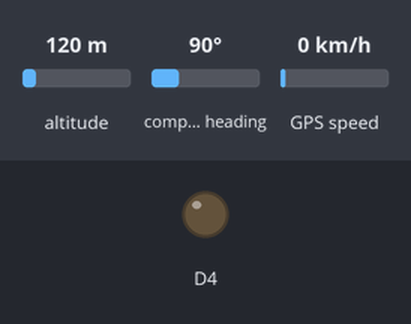
Simulated run of this sketch. Board: ESP8266 (NodeMCU). On the bench: output pins drawn as LEDs (lit = HIGH). Dashed ring = blinking. The inputs (shaded band) are chosen by the test bench; at power-on: altitude 120 m, compass heading 90°, GPS speed 0 km/h. WiFi joins after 1.5 s; servers stay silent unless stated; the GPS gets a fix after 3 s at 37.7749, -122.4194 with 8 satellites; what the sketch prints to the serial monitor is not drawn.

Above: at 3.2 s.
At 5.2 s:
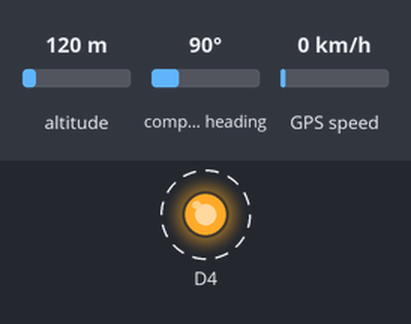
Timing chart, 0 to 6.4 s (numbered marks = the images above):
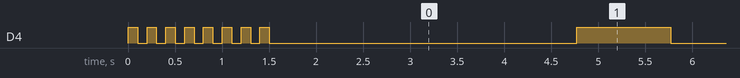

The sketch:

tracker.ino
```cpp
#include "FirebaseESP8266.h"
#include <ESP8266WiFi.h>

#define FIREBASE_HOST "gps-tracker-4659a-default-rtdb.firebaseio.com"
#define FIREBASE_AUTH "tzkjNhRT2mTbGIlyJWDwNRAs8c64D9b1iPzjg7R7"
#define WIFI_SSID "GPS-CU"
#define WIFI_PASSWORD "55555555"

#include <TinyGPS++.h>

FirebaseData firebaseData;
FirebaseJson json;


double Lat=10,Lon=11;
TinyGPSPlus gps;


void writeDB(String field,String value){
 Firebase.setString(firebaseData, "/Location/"+field,value );

}


void setup() {


  pinMode(D4, OUTPUT);

  Serial.begin(9600);
  WiFi.begin(WIFI_SSID, WIFI_PASSWORD);

  while (WiFi.status() != WL_CONNECTED)
  {
    digitalWrite(D4, 1);
    delay(100);
    Serial.print(".");
    digitalWrite(D4, 0);
    delay(100);
  }

  Serial.println();
  Serial.print("Connected with IP: ");
  Serial.println(WiFi.localIP());
  Serial.println();

  Firebase.begin(FIREBASE_HOST, FIREBASE_AUTH);
  Firebase.reconnectWiFi(true);
  writeDB("Test","Ok");

}

bool led=true;

void loop() {

   while(Serial.available())              //While there are incoming characters  from the GPS
  {
    gps.encode(Serial.read());           //This feeds the serial NMEA data into the library one char at a time
  }
  if(gps.location.isUpdated())          //This will pretty much be fired all the time anyway but will at least reduce it to only after a package of NMEA data comes in
  {

    Lat=gps.location.lat();
    Lon=gps.location.lng();
    Serial.println(Lat,6);
    Serial.println(Lon,6);

    led=!led;
    digitalWrite(D4,led);

    writeDB("Lat",String(Lat,6));
    writeDB("Lon",String(Lon,6));

  }

}
```

Measured:
- by itself, D4: goes 7 × (LOW 0.10 s, HIGH 0.10 s), LOW 3.3 s, 62 × (HIGH 1.0 s, LOW 1.0 s), HIGH 1.0 s, then LOW
